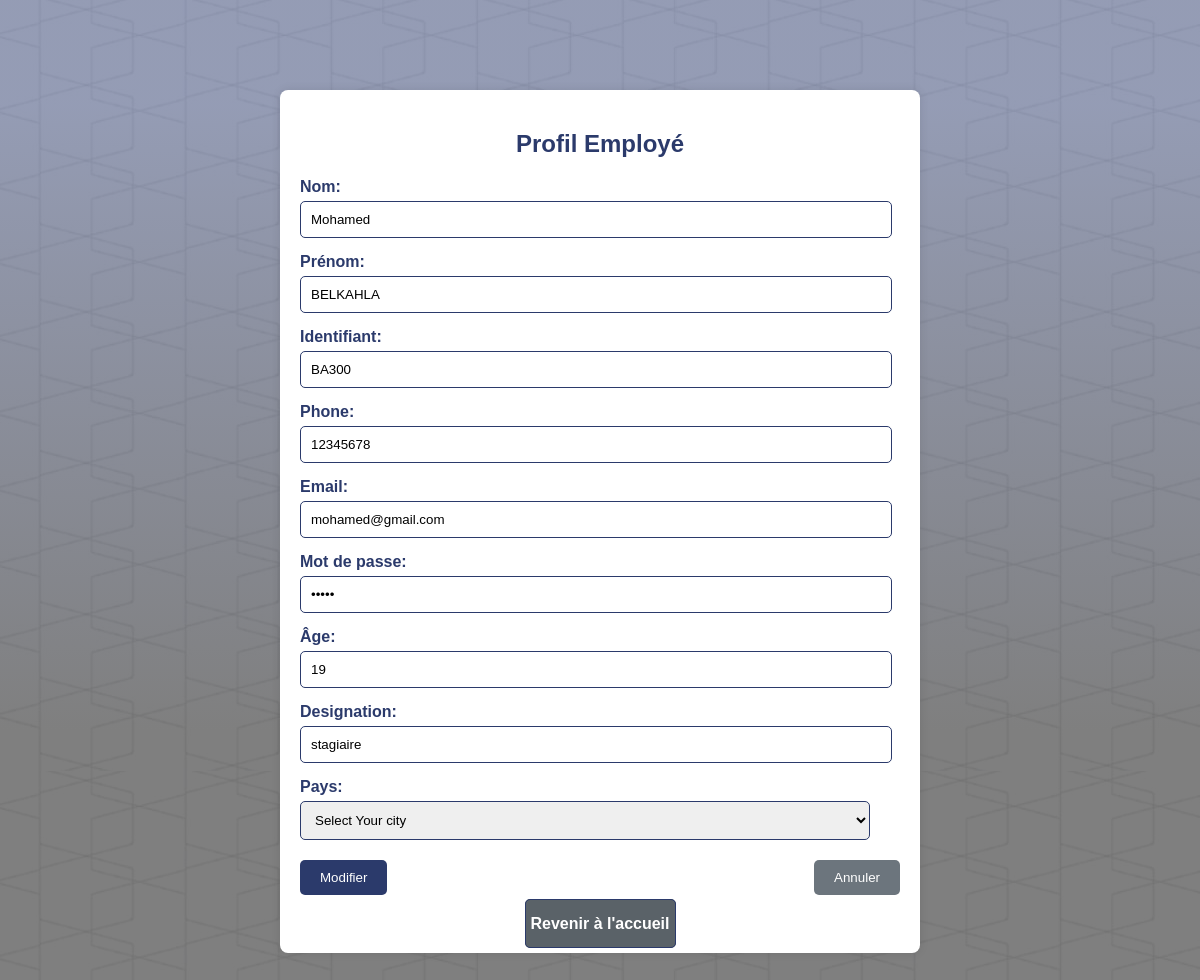
Page /edit_employe.php?id=1 on the committed database.
### tables this page shows
CREATE TABLE employes(
    id INT AUTO_INCREMENT PRIMARY KEY,
    identifiant VARCHAR(50) UNIQUE,
    motPass VARCHAR(50),
    nom VARCHAR(50),
    prenom VARCHAR(50),
    age INT,
    phone BIGINT,
    email VARCHAR(50),
    pays VARCHAR(50),
    designation VARCHAR(50)
);

### html/edit_employe.php (the view, shortened to what this page needs)
<?php
$id = $_GET['id'];
include "connect.php";
extract($_POST);
$query = "SELECT * from employes where id = $id";
$result = mysqli_query($con, $query);
$employe = mysqli_fetch_assoc($result);
?>
<!DOCTYPE html>
<html lang="fr">
<head>
    <link rel="stylesheet" href="../css/Profil.css">
</head>
<body>
    <div class="container">
        <h2>Profil Employé</h2>
        <form action="" method="post" enctype="multipart/form-data">
            <div class="form-group">
                <label for="nom">Nom:</label>
                <input type="text" id="nom" value="<?= $employe['nom'] ?>" name="nom" required>
            </div>
            <div class="form-group">
                <label for="prenom">Prénom:</label>
                <input type="text" id="prenom" name="prenom" value="<?= $employe['prenom'] ?>" required>
            </div>
            <div class="form-group">
                <label for="identifiant">Identifiant:</label>
                <input type="text" id="identifiant" name="identifiant" value="<?= $employe['identifiant'] ?>" required>
            </div>
            <div class="form-group">
                <label for="phone">Phone:</label>
                <input type="tel" id="phone" name="phone" value="<?= $employe['phone'] ?>" required>
            </div>
            <div class="form-group">
                <label for="email">Email:</label>
                <input type="email" id="email" name="email" value="<?= $employe['email'] ?>" required>
            </div>
            <div class="form-group">
                <label for="password">Mot de passe:</label>
                <input type="password" id="password" name="motPass" value="<?= $employe['motPass'] ?>" required>
            </div>
            <div class="form-group">
                <label for="age">Âge:</label>
                <input type="number" id="age" name="age" value="<?= $employe['age'] ?>" required>
            </div>
            <div class="form-group">
                <label for="designation">Designation:</label>
                <input type="text" id="designation" name="designation" value="<?= $employe['designation'] ?>" required>
            </div>
            <div class="form-group">
                <label for="pays">Pays:</label>
                <select id="pays" name="pays" required>
                    <option value="-1">Select Your city</option>
                </select>
            </div>
            <div class="button-group">
                <button type="submit" name="submit" class="btn btn-primary">Modifier</button>
                <button type="reset" class="btn btn-secondary">Annuler</button>
            </div>
            <div class="back-button">
                <a href="list_employes.php" class="btn btn-back">Revenir à l'accueil</a>
            </div>
        </form>
    </div>
</body>
</html>

### css/profil.css (style rules this page uses)
body { font-family: Arial, sans-serif; background-color: #f4f4f4; margin: 20px; padding: 20px; background-image: linear-gradient(rgba(43, 58, 107, 0.5)10%, rgba(0, 0, 0, 0.5)70%), url(../img/background.jpg); }
.container { width: 80%; max-width: 600px; margin: 50px auto; background-color: #fff; padding: 20px; border-radius: 8px; box-shadow: 0 0 10px rgba(0, 0, 0, 0.1); }
h2 { text-align: center; margin-bottom: 20px; color: #2b3a6b; }
.form-group { margin-bottom: 15px; }
.form-group label { display: block; margin-bottom: 5px; font-weight: bold; color: #2b3a6b; }
.form-group input, .form-group select { width: 95%; padding: 10px; border: 1px solid #2b3a6b; border-radius: 5px; }
.button-group { display: flex; justify-content: space-between; margin-top: 20px; }
.btn { padding: 10px 20px; border: none; border-radius: 5px; cursor: pointer; text-decoration: none; text-align: center; }
.btn-primary { background-color: #2b3a6b; color: #fff; }
.btn-secondary { background-color: #6c757d; color: #fff; }
.back-button { text-align: center; margin-top: 20px; }
.btn-back { width: 300px; padding: 15px 5px; text-align: center; margin: 20px 10px; border-radius: 5px; font-weight: bold; border: 1px solid #2b3a6b; background-color: #5a6268; color: white; }

### rows in the picture
employes: nom "Mohamed", prenom "BELKAHLA", identifiant "BA300", phone "12345678", email "mohamed@gmail.com", age "19", designation "stagiaire"
